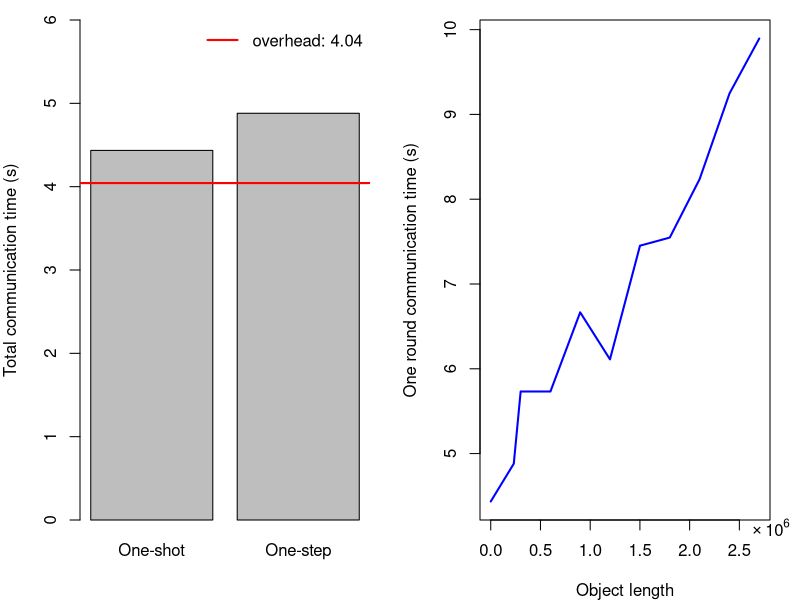

Write the R code that produced this figure.
commcost = read.table("commcost_data.csv", header = TRUE)

par(ps = 12, cex = 1, cex.main = 1, mfrow = c(1, 2), mar = c(4, 4, 1, 1.5))

## estimate the communication
y = commcost[2:9, 2]
x = commcost[2:9, 3]
model = lm(y ~ x)

overhead = commcost[1, 2] - commcost[2, 2]

npar_oneshot = 44
npartition = 117
npar_dqr = npar_oneshot + npar_oneshot + 1 + npartition * npar_oneshot ^ 2 + npar_oneshot * npartition

time_all = predict(model, newdata = data.frame(x = c(npar_oneshot, npar_dqr))) # + overhead
names(time_all) = c("One-shot", "One-step")
barplot(time_all, ylab = 'Total communication time (s)', ylim = c(0, 6))
abline(h = overhead, col = "red", lwd = 2)
legend('topright', legend = c(paste("overhead:", round(overhead, 2))), col = "red", lty = "solid", box.col = "white", lwd = 2)

commcost_overhead = commcost
commcost_overhead[1, 2] = commcost_overhead[1, 2] - overhead
commcost_overhead = rbind(c(9, time_all[2], npar_dqr, NA, NA), commcost_overhead)
commcost_overhead = rbind(c(9, time_all[1], npar_oneshot, NA, NA), commcost_overhead)

base = 1e6
plot(commcost_overhead$sample_size / base, commcost_overhead$time_commcost,
     xlab = 'Object length',
     ylab = 'One round communication time (s)', type = 'l',
     # xaxt = "n",
     col = "blue", lwd = 2)
#points(commcost[1, 3], commcost[1, 2], col = 'red', lwd = 2)
mtext(expression(NULL %*% 10^6), side = 1, at = 2.8)

## sciNotation <- function(x, digits = 1) {
##     if (length(x) > 1) {
##         return(append(sciNotation(x[1]), sciNotation(x[-1])))
##     }
##     if (!x) return(0)
##     exponent <- floor(log10(x))
##     base <- round(x / 10^exponent, digits)
##     as.expression(substitute(base%*%10^exponent,
## 			list(base = base, exponent = exponent)))
## }
## axis(1, at = axTicks(1), label = sciNotation(axTicks(1), 1))

dev.copy2pdf(file = '~/workspace/dqr/commcost.pdf')
